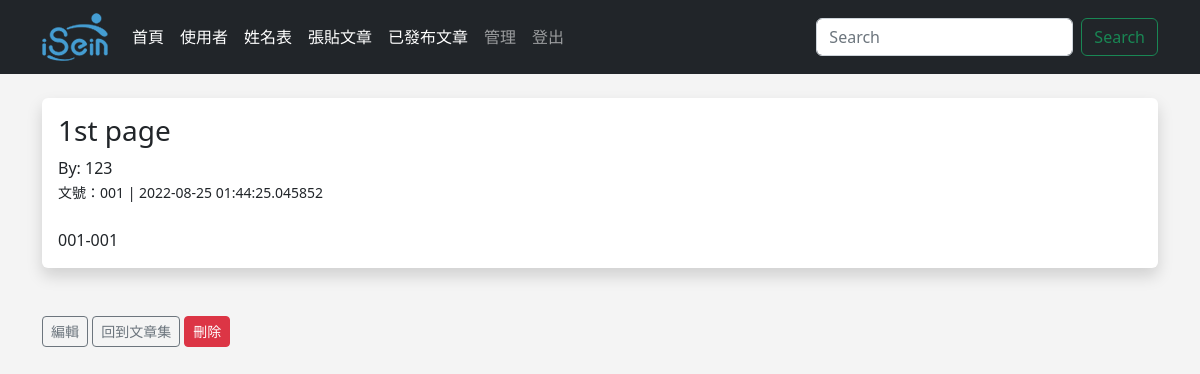
The app's page /posts/1 (signed in) with its own data.
### app.py (models this page shows)
class Posts(db.Model):
    id = db.Column(db.Integer, primary_key=True)
    title = db.Column(db.String(255))
    content = db.Column(db.Text)
    author = db.Column(db.String(255))
    date_posted = db.Column(db.DateTime, default=datetime.utcnow)
    slug = db.Column(db.String(255))

### app.py (the view)
@app.route('/posts/<int:id>')
@login_required
def post(id):
    post=Posts.query.get_or_404(id)
    return render_template('post.html', post=post)

### app.py (called while the page is built)
@login_manager.user_loader
def load_user(user_id):
    return Users.query.get(int(user_id))

### templates/post.html (shortened to what this page needs)
{% extends 'base.html' %}
{% block content %}
    <div class="shadow p-3 mb-5 bg-body rounded">
        <h3>{{ post.title }}</h3>
        By: {{ post.author }}<br/>
        <small>文號：{{ post.slug }} | {{ post.date_posted }}</small><br/>
        <br/>
        {{ post.content }}
    </div>
    <a href="{{ url_for('edit_post', id=post.id)}}" class="btn btn-outline-secondary btn-sm">編輯</a>
    <a href="{{ url_for('posts')}}" class="btn btn-outline-secondary btn-sm">回到文章集</a>
    <a href="{{ url_for('delete_post', id=post.id)}}" class="btn btn-danger btn-sm">刪除</a>
    <br/>
{% endblock %}

### static/css/style.css (style rules this page uses)
body { background: #f4f4f4f0; }

### records on screen
Posts: title "1st page", author "123", slug "001", date_posted "2022-08-25 01:44:25.045852", content "001-001"
